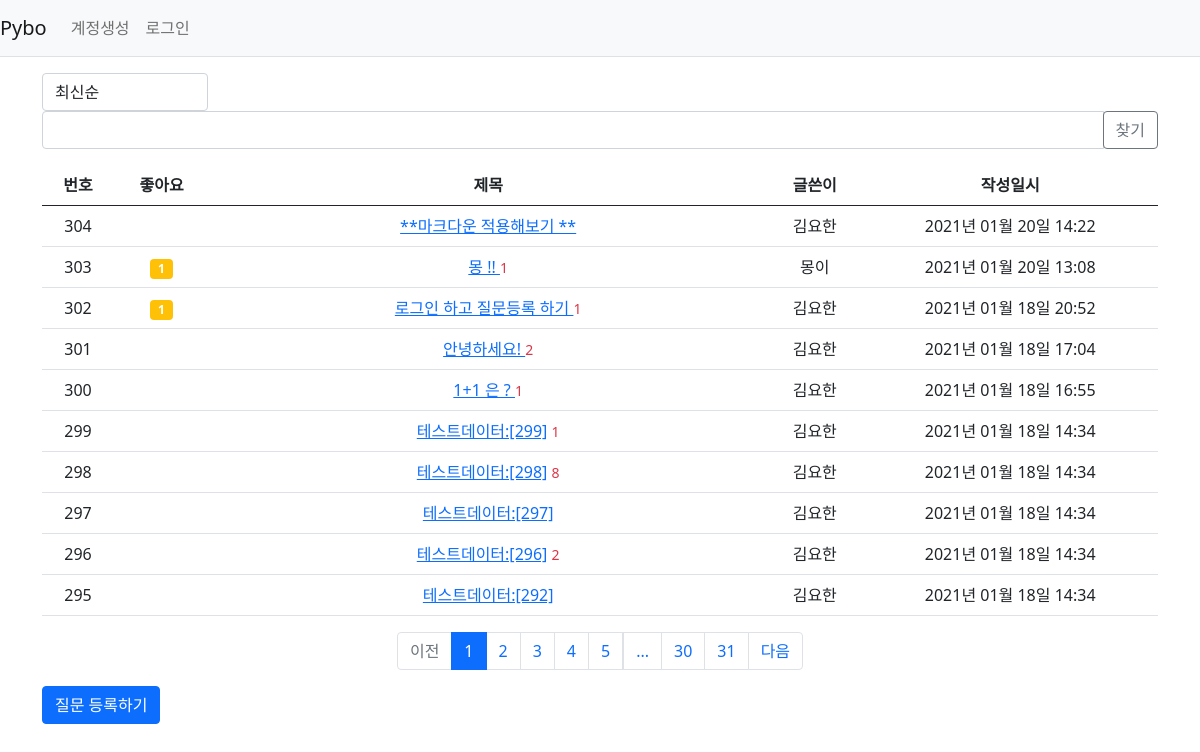
Page /question/list/ on the committed database.
### pybo/models.py (models this page shows)
class Question(db.Model):
    id = db.Column(db.Integer, primary_key=True)
    subject = db.Column(db.String(200), nullable=False)
    content = db.Column(db.Text(), nullable=False) # 글자수 제한없음 Text
    create_date = db.Column(db.DateTime(), nullable=False)
    user_id = db.Column(db.Integer, db.ForeignKey(
        'user.id', ondelete='CASCADE'), nullable=False) # server_default='1')
    user = db.relationship('User', backref=db.backref('question_set'))
    modify_date = db.Column(db.DateTime(), nullable=True)
    voter = db.relationship('User', secondary=question_voter, backref=db.backref('question_voter_set'))

class User(db.Model):
    id = db.Column(db.Integer, primary_key=True)
    username = db.Column(db.String(150), unique=True, nullable=False)
    password = db.Column(db.String(200), nullable=False)
    email = db.Column(db.String(120), unique=True, nullable=False)

### pybo/views/question_views.py (the view, shortened to what this page needs)
@bp.route('/list/')
def _list():
    page = request.args.get('page', type=int, default=1)
    kw = request.args.get('kw', type=str, default='')
    so = request.args.get('so', type=str)
    if so == 'recommend':
        sub_query = db.session.query(
            question_voter.c.question_id, func.count('*').label('num_voter'))\
            .group_by(question_voter.c.question_id).subquery()
        question_list = Question.query \
            .outerjoin(sub_query, Question.id == sub_query.c.question_id)\
            .order_by(sub_query.c.num_voter.desc(), Question.create_date.desc())
    else:
        question_list = Question.query.order_by(Question.create_date.desc())
    question_list = question_list.paginate(page, per_page=10)
    return render_template('questions/question_list.html',
                           question_list=question_list, page=page, kw=kw, so=so)

### pybo/filter.py (called while the page is built)
def format_datetime(value, fmt='%Y년 %m월 %d일 %H:%M'):
    return value.strftime(fmt)

### pybo/views/auth_views.py (called while the page is built)
@bp.before_app_request
def load_logged_in_user():
    user_id = session.get('user_id')
    if user_id is None:
        g.user = None
    else:
        g.user = User.query.get(user_id)

### pybo/templates/questions/question_list.html (shortened to what this page needs)
{% extends 'base.html' %}
{% block content %}
<div class="container my-3">
    <div class="row justify-content-between my-3">
        <div class="col-2">
            <select class="form-control so">
                <option value="recent" {% if so=='recent' %}selected{% endif %}> 최신순</option>
            </select>
        </div>
        <div class="col-4 input-group">
            <input type="text" class="form-control kw" value="{{ kw or ''}}">
            <div class="input-group-append">
                <button class="btn btn-outline-secondary" type="button" id="btn_search"> 찾기 </button>
            </div>
        </div>
    </div>
    <table class="table">
        <thead>
        <tr class="text-center thead-dark">
            <th> 번호 </th>
            <th> 좋아요 </th>
            <th style="width:50%"> 제목 </th>
            <th> 글쓴이 </th>
            <th> 작성일시 </th>
        </tr>
        </thead>
        <tbody>
        {% if question_list %}
        {% for question in question_list.items %}
        <tr  class="text-center">
            <td>{{ question_list.total - ((question_list.page-1) * question_list.per_page) - loop.index0 }}</td>
            <td>
               {% if question.voter|length > 0 %}
                <span class="badge bg-warning px-2 py-1">
                    {{ question.voter|length }}
                </span>
                {% endif %}
            </td>
            <td class="text-left">
                <a href="{{ url_for('question.detail', question_id=question.id)}}">{{ question.subject }}</a>
                {% if question.answer_set|length > 0 %}
                <span class="text-danger small ml-2">{{ question.answer_set|length }}</span>
                {% endif %}
            </td>
            <td> {{ question.user.username }}</td>
            <td>{{ question.create_date|datetime }}</td>
        </tr>
        {% endfor %}
        {% else %}
        <tr>
            <td colspan="3"> 질문이 없습니다. </td>
        </tr>
        {% endif %}
        </tbody>
    </table>
    <ul class="pagination justify-content-center">
        {% if question_list.has_prev %}
        <li class="page-item">
            <a class="page-link" data-page="{{ question_list.prev_num }}" href="#">이전</a>
        </li>
        {% else %}
        <li class="page-item disabled">
            <a class="page-link" tabindex="-1" aria-disabled="true" href="#">이전</a>
        </li>
        {% endif %}
        {% for page_num in question_list.iter_pages() %}
            {% if page_num %}
                {% if page_num != question_list.page %}
                <li class="page-item">
                    <a class="page-link" data-page="{{ page_num }}" href="#"> {{ page_num }}</a>
                </li>
                {% else %}
                <li class="page-item active" aria-current="page">
                    <a class="page-link" href="#">{{ page_num }}</a>
                </li>
                {% endif %}
            {% else %}
                <li class="disabled">
                    <a class="page-link" href="#"> ... </a>
                </li>
            {% endif %}
        {% endfor %}
        {% if question_list.has_next %}
        <li class="page-item">
            <a class="page-link" data-page="{{ question_list.next_num }}" href="#">다음</a>
        </li>
        {% else %}
        <li class="page-item disabled">
            <a class="page-link" tabindex="-1" aria-disabled="true" href="#">다음</a>
        </li>
        {% endif %}
    </ul>
    <a href="{{ url_for('question.create') }}" class="btn btn-primary"> 질문 등록하기 </a>
</div>
{% endblock %}

### pybo/templates/base.html (shortened to what this page needs)
<!doctype html>
<html lang="ko">
<head>
    <link rel="stylesheet" href="{{ url_for('static', filename='bootstrap.min.css') }}">
    <link rel="stylesheet" href="{{ url_for('static', filename='style.css')}}">
</head>
<body>
{% include "navbar.html" %}
{% block content %}
{% endblock %}
</body>
</html>

### pybo/templates/navbar.html (shortened to what this page needs)
<nav class="navbar navbar-expand-lg navbar-light bg-light border-bottom">
    <a class="navbar-brand" href="{{ url_for('main.index') }}"> Pybo</a>
    <div class="collapse navbar-collapse flex-grow-0" id="navbarNav">
        {% if g.user %}
        <ul class="navbar-nav">
            <li class="nav-item">
                <a class="nav-link" href="{{ url_for('auth.logout')}}">{{ g.user.username }} (로그아웃)</a>
            </li>
        </ul>
        {% else %}
        <ul class="navbar-nav">
            <li class="nav-item">
                <a class="nav-link" href="{{ url_for('auth.signup')}}">계정생성</a>
            </li>
            <li class="nav-item">
                <a class="nav-link" href="{{ url_for('auth.login')}}">로그인</a>
            </li>
        </ul>
        {% endif %}
    </div>
</nav>

### rows in the picture
Question: total "304", subject "**마크다운 적용해보기 **", user.username "김요한", create_date "2021년 01월 20일 14:22"
Question: total "303", voter|length "1", subject "몽 !!", answer_set|length "1", user.username "몽이", create_date "2021년 01월 20일 13:08"
Question: total "302", voter|length "1", subject "로그인 하고 질문등록 하기", answer_set|length "1", user.username "김요한", create_date "2021년 01월 18일 20:52"
Question: total "301", subject "안녕하세요!", answer_set|length "2", user.username "김요한", create_date "2021년 01월 18일 17:04"
Question: total "300", subject "1+1 은 ?", answer_set|length "1", user.username "김요한", create_date "2021년 01월 18일 16:55"
Question: total "299", subject "테스트데이터:[299]", answer_set|length "1", user.username "김요한", create_date "2021년 01월 18일 14:34"
Question: total "298", subject "테스트데이터:[298]", answer_set|length "8", user.username "김요한", create_date "2021년 01월 18일 14:34"
Question: total "297", subject "테스트데이터:[297]", user.username "김요한", create_date "2021년 01월 18일 14:34"
Question: total "296", subject "테스트데이터:[296]", answer_set|length "2", user.username "김요한", create_date "2021년 01월 18일 14:34"
Question: total "295", subject "테스트데이터:[292]", user.username "김요한", create_date "2021년 01월 18일 14:34"

### other values in the picture
{{ page_num }} "1"
{{ page_num }} "2" "3" "4" "5" "30" "31"
